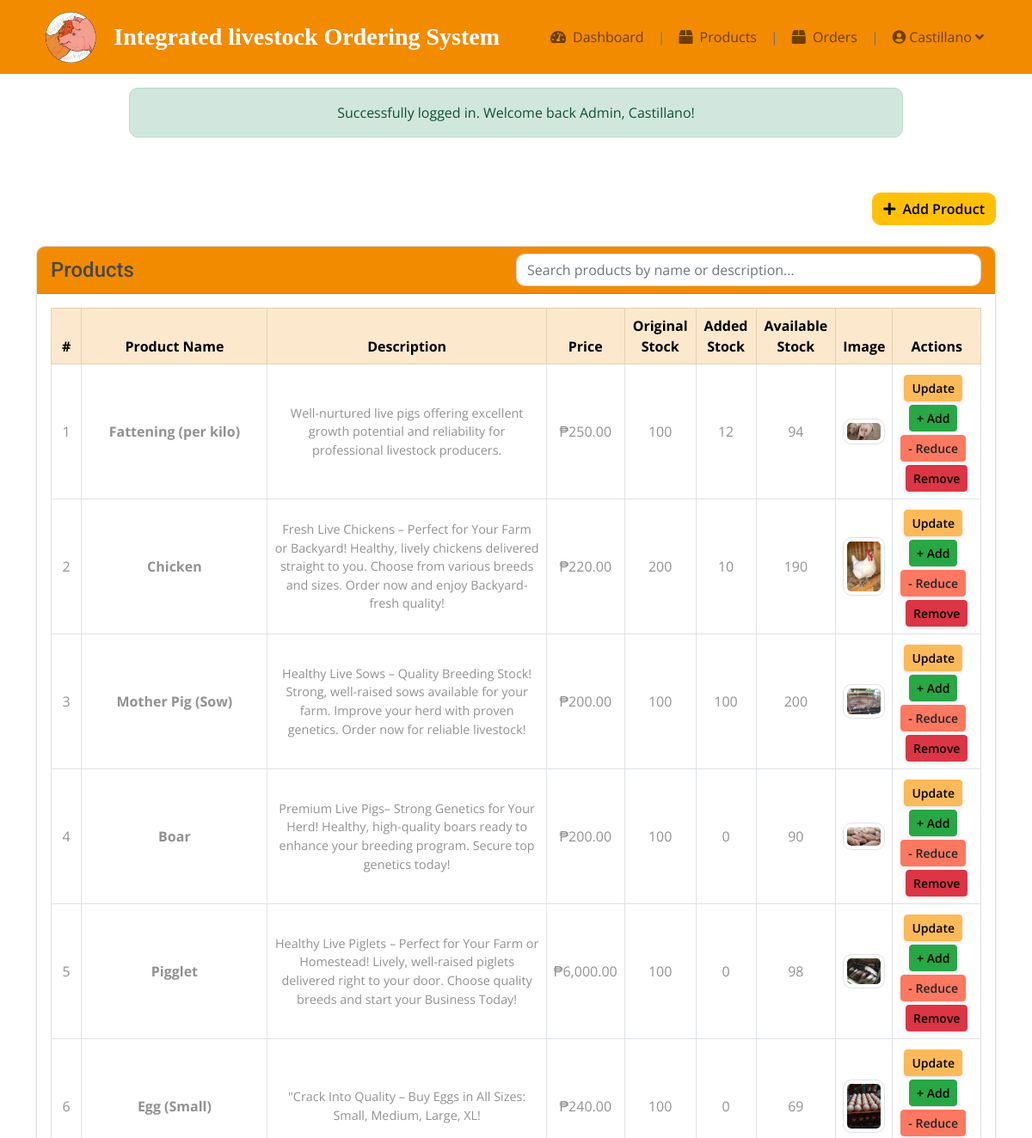
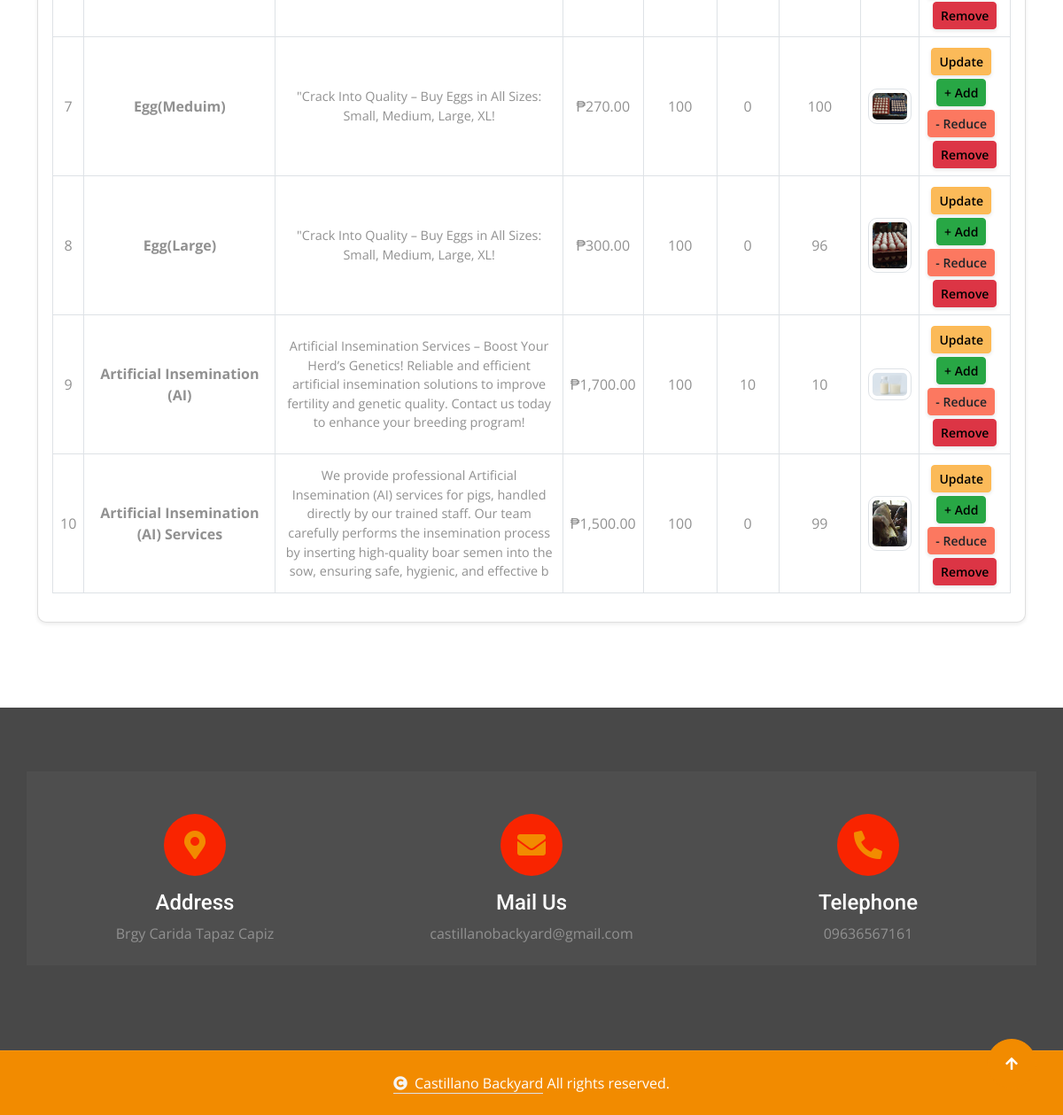
Page /poultry/admin/products.php (signed in) on the committed database (2 pictures, top to bottom).
### tables this page shows
CREATE TABLE `products` (
  `id` int(11) UNSIGNED NOT NULL,
  `name` varchar(255) NOT NULL,
  `price` decimal(10,2) NOT NULL,
  `description` varchar(255) DEFAULT NULL,
  `stock` int(11) NOT NULL,
  `picture` varchar(255) DEFAULT NULL,
  `created_at` timestamp NOT NULL DEFAULT current_timestamp(),
  `added_stock` int(11) NOT NULL DEFAULT 0,
  `reduced_stock` int(11) NOT NULL DEFAULT 0,
  `is_unavailable` tinyint(1) DEFAULT 0
);

### poultry/admin/products.php (the view, shortened to what this page needs)
<?php
include 'conn.php';
$message = '';
if (isset($_SESSION['message'])) {
    $message = $_SESSION['message'];
}
$product_result = $conn->query("
    SELECT
        p.*,
        COALESCE(SUM(o.quantity), 0) AS completed_qty
    FROM products p
    LEFT JOIN orders o ON o.product_id = p.id AND o.status = 'Completed'
    GROUP BY p.id
");
?>
<!DOCTYPE html>
<html lang="en">
<head>
    <link rel="stylesheet" href="https://use.fontawesome.com/releases/v5.15.4/css/all.css" />
    <link href="https://cdn.jsdelivr.net/npm/bootstrap-icons@1.4.1/font/bootstrap-icons.css" rel="stylesheet">
    <link href="../lib/animate/animate.min.css" rel="stylesheet">
    <link href="../lib/owlcarousel/assets/owl.carousel.min.css" rel="stylesheet">
    <link href="../css/bootstrap.min.css" rel="stylesheet">
    <link href="../css/style.css" rel="stylesheet">
</head>
<body>
<?php include 'header.php'; ?>
<?php if (!empty($message)): ?>
<div class="alert alert-success text-center w-75 mx-auto my-3 fade-alert" role="alert">
    <?= $message ?>
</div>
<?php endif; ?>
<div class="container py-5">
    <div class="d-flex justify-content-end mb-4">
        <button type="button" class="btn btn-warning" data-bs-toggle="modal" data-bs-target="#addProductModal">
            <i class="fas fa-plus me-1"></i> Add Product
        </button>
    </div>
   <div class="card shadow-sm mb-5">
    <div class="card-header bg-primary text-white d-flex flex-column flex-md-row justify-content-between align-items-center">
        <h4 class="mb-2 mb-md-0">Products</h4>
        <input type="text" id="productSearch" class="form-control w-50 w-md-50" placeholder="Search products by name or description...">
    </div>
    <div class="card-body table-responsive">
        <table class="table table-bordered table-bordered table-hover text-center align-middle" id="productsTable">
            <thead class="table-primary">
                <tr>
                        <th>#</th>
                        <th>Product Name</th>
                        <th>Description</th>
                        <th>Price</th>
                        <th>Original Stock</th>
                        <th>Added Stock</th>
                        <th>Available Stock</th>
                        <th>Image</th>
                        <th>Actions</th>
                    </tr>
                </thead>
                <tbody>
                <?php
                    $count = 1;
                    if ($product_result->num_rows > 0):
                        while($row = $product_result->fetch_assoc()):
                            $added_stock     = (int)$row['added_stock'];
                            $original_stock  = (int)$row['stock'];
                            $completed_qty   = (int)$row['completed_qty'];
                            $reduced_stock   = (int)$row['reduced_stock'];
                            $available_stock = $original_stock + $added_stock - $completed_qty - $reduced_stock;
                    ?>
                    <tr>
                        <td><?= $count++ ?></td>
                        <td><?= htmlspecialchars($row['name']) ?></td>
                        <td><?= htmlspecialchars($row['description']) ?></td>
                        <td>₱<?= number_format($row['price'], 2) ?></td>
                        <td><?= (int)$row['stock'] ?></td>
                        <td><?= $added_stock ?></td>
                        <td><?= $available_stock ?></td>
                        <td>
                            <img src="uploads/products/<?= $row['picture'] ?>" width="50" class="img-thumbnail clickable-image" data-bs-toggle="modal" data-bs-target="#imageModal<?= $row['id'] ?>" style="cursor:pointer;" alt="Product Image">
                        </td>
                        <td>
                            <div class="d-flex flex-wrap justify-content-center align-items-center gap-1">
                                <button type="button" class="btn btn-sm btn-warning" data-bs-toggle="modal" data-bs-target="#editProductModal<?= $row['id'] ?>">Update</button>
                                <?php if ($row['is_unavailable'] != 1): ?>
                                    <button type="button" class="btn btn-sm btn-success" data-bs-toggle="modal" data-bs-target="#addStockModal<?= $row['id'] ?>">+ Add</button>
                                    <?php if ($available_stock > 0): ?>
                                        <button type="button" class="btn btn-sm btn-light" data-bs-toggle="modal" data-bs-target="#reduceStockModal<?= $row['id'] ?>">- Reduce</button>
                                    <?php endif; ?>
                                <?php endif; ?>
                                <a href="process.php?delete_product=<?= $row['id'] ?>" class="btn btn-sm btn-danger">Remove</a>
                            </div>
                        </td>
                <?php
                        endwhile;
                    else:
                        echo "<tr><td colspan='9'>No products found.</td></tr>";
                    endif;
                ?>
                </tbody>
            </table>
        </div>
    </div>
</div>
<?php include '../footer.php'; ?>
<a href="#" class="btn btn-primary btn-lg-square back-to-top"><i class="fa fa-arrow-up"></i></a>
</body>
</html>

### poultry/admin/header.php (shortened to what this page needs)
<header class="container-fluid p-0">
    <div class="row gx-0 bg-primary px-5 align-items-center">
        <div class="col-12">
            <nav class="navbar navbar-expand-lg navbar-light bg-primary">
                <a href="admin_dashboard.php" class="navbar-brand">
                    <h1 class="display-5 text-white m-0">
                            <h2 class="fw-semibold text-white m-0" style="font-size: 1.75rem; line-height: 1.2;">
                        <img src="../img/logo2.png"  height="60" style="margin-right: 10px;">
                        <span style="vertical-align: middle; color: white; font-weight: bold;
                        font-family: 'Calibri';">Integrated livestock Ordering System</span>
                    </h1>
                </a>
                <div class="collapse navbar-collapse" id="navbarCollapse">
                    <div class="navbar-nav ms-auto py-0 d-flex align-items-center">
                        <a href="admin_dashboard.php" class="nav-item nav-link">
                        <i class="fas fa-tachometer-alt me-1"></i> Dashboard
                        </a>
                        <span class="nav-item nav-link text-muted">|</span>
                        <a href="products.php" class="nav-item nav-link">
                            <i class="fas fa-box me-1"></i> Products
                        </a>
                        <span class="nav-item nav-link text-muted">|</span>
                         <a href="orders.php" class="nav-item nav-link">
                            <i class="fas fa-box me-1"></i> Orders
                        </a>
                        <span class="nav-item nav-link text-muted">|</span>
                        <div class="nav-item dropdown">
                            <a class="nav-link dropdown-toggle d-flex align-items-center" href="#" id="profileDropdown" role="button" data-bs-toggle="dropdown" aria-expanded="false">
                               <i class="fas fa-user-circle me-1"></i>
                                <?= isset($_SESSION['admin_name']) ? htmlspecialchars($_SESSION['admin_name']) : 'Admin' ?>
                            </a>
                        </div>
                    </div>
                </div>
            </nav>
        </div>
    </div>
</header>

### poultry/footer.php (shortened to what this page needs)
<div class="container-fluid footer py-5 wow fadeIn" data-wow-delay="0.2s">
    <div class="container py-5">
        <div class="row g-4 justify-content-center" style="background: rgba(255, 255, 255, .03);">
            <div class="col-md-4 text-center">
                <div class="rounded p-4">
                    <div class="rounded-circle bg-secondary d-flex align-items-center justify-content-center mb-3 mx-auto"
                        style="width: 70px; height: 70px;">
                        <i class="fas fa-map-marker-alt fa-2x text-primary"></i>
                    </div>
                    <h4 class="text-white">Address</h4>
                    <p class="mb-0">Brgy Carida Tapaz Capiz</p>
                </div>
            </div>
            <div class="col-md-4 text-center">
                <div class="rounded p-4">
                    <div class="rounded-circle bg-secondary d-flex align-items-center justify-content-center mb-3 mx-auto"
                        style="width: 70px; height: 70px;">
                        <i class="fas fa-envelope fa-2x text-primary"></i>
                    </div>
                    <h4 class="text-white">Mail Us</h4>
                    <p class="mb-0">castillanobackyard@gmail.com</p>
                </div>
            </div>
            <div class="col-md-4 text-center">
                <div class="rounded p-4">
                    <div class="rounded-circle bg-secondary d-flex align-items-center justify-content-center mb-3 mx-auto"
                        style="width: 70px; height: 70px;">
                        <i class="fas fa-phone-alt fa-2x text-primary"></i>
                    </div>
                    <h4 class="text-white">Telephone</h4>
                    <p class="mb-0">09636567161</p>
                </div>
            </div>
        </div>
    </div>
</div>
    <div class="container-fluid copyright py-4">
        <div class="container">
            <div class="row g-4 align-items-center">
                <div class="col-md-12 text-center mb-md-0">
                    <span class="text-white"><a href="#" class="border-bottom text-white"><i
                    class="fas fa-copyright text-light me-2"></i>Castillano Backyard</a> All rights
                        reserved.</span>
                </div>
            </div>
        </div>
    </div>

### poultry/css/style.css (style rules this page uses)
.back-to-top { position: fixed; right: 30px; bottom: 30px; display: flex; width: 45px; height: 45px; align-items: center; justify-content: center; transition: 0.5s; z-index: 99; }
.btn { font-weight: 600; transition: .5s; }
.btn-lg-square { width: 56px; height: 56px; }
.btn-square, .btn-sm-square, .btn-md-square, .btn-lg-square { padding: 0; display: flex; align-items: center; justify-content: center; font-weight: normal; border-radius: 50%; }
.btn.btn-primary { background: var(--bs-primary) !important; color: var(--bs-white) !important; font-family: 'Roboto', sans-serif; font-weight: 400; transition: 0.5s; }
.navbar .dropdown-toggle::after { border: none; content: "\f107"; font-family: "Font Awesome 5 Free"; font-weight: 600; vertical-align: middle; }
.footer { background: var(--bs-dark); }
.copyright { border-top: 1px solid rgba(255, 255, 255, 0.08); background: var(--bs-primary) !important; }

### poultry/admin/products.php (style rules this page uses)
td .btn { font-size: 14px; padding: 0.25rem 0.5rem; border-radius: 0.25rem; transition: all 0.2s ease; box-shadow: 0 2px 4px rgba(0,0,0,0.1); margin-right: 0.5rem; }
td .btn:last-child { margin-right: 0; }
td .btn-warning { background-color: #fbba59ff; border-color: #ffb84d; color: black; }
td .btn-success { background-color: #28a745; border-color: #28a745; color:black; }
td .btn-danger { background-color: #dc3545; border-color: #dc3545; color: black; }
.card { min-height: 650px; }
td .btn-light { background-color: #fc7860ff; color: #212529; border: 1px solid #fc7860ff; }
#productsTable td:nth-child(2) { width: 20%; font-weight: bold; }
#productsTable td:nth-child(3) { width: 30%; font-size: 0.9em; }

### rows in the picture
products: name "Fattening (per kilo)", description "Well-nurtured live pigs offering excellent growth potential and reliability for professional livestock producers.", price "250.00", stock "100", added_stock "12", available_stock "94", picture (picture)
products: name "Chicken", description "Fresh Live Chickens – Perfect for Your Farm or Backyard! Healthy, lively chickens delivered straight to you. Choose from various breeds and sizes. Order now and enjoy Backyard-fresh quality!", price "220.00", stock "200", added_stock "10", available_stock "190", picture (picture)
products: name "Mother Pig (Sow)", description "Healthy Live Sows – Quality Breeding Stock! Strong, well-raised sows available for your farm. Improve your herd with proven genetics. Order now for reliable livestock!", price "200.00", stock "100", added_stock "100", available_stock "200", picture (picture)
products: name "Boar", description "Premium Live Pigs– Strong Genetics for Your Herd! Healthy, high-quality boars ready to enhance your breeding program. Secure top genetics today!", price "200.00", stock "100", added_stock "0", available_stock "90", picture (picture)
products: name "Pigglet", description "Healthy Live Piglets – Perfect for Your Farm or Homestead! Lively, well-raised piglets delivered right to your door. Choose quality breeds and start your Business Today!", price "6,000.00", stock "100", added_stock "0", available_stock "98", picture (picture)
products: name "Egg (Small)", description "\"Crack Into Quality – Buy Eggs in All Sizes: Small, Medium, Large, XL!", price "240.00", stock "100", added_stock "0", available_stock "69", picture (picture)
products: name "Egg(Meduim)", description "\"Crack Into Quality – Buy Eggs in All Sizes: Small, Medium, Large, XL!", price "270.00", stock "100", added_stock "0", picture (picture)
products: name "Egg(Large)", description "\"Crack Into Quality – Buy Eggs in All Sizes: Small, Medium, Large, XL!", price "300.00", stock "100", added_stock "0", available_stock "96", picture (picture)
products: name "Artificial Insemination (AI)", description "Artificial Insemination Services – Boost Your Herd’s Genetics! Reliable and efficient artificial insemination solutions to improve fertility and genetic quality. Contact us today to enhance your breeding program!", price "1,700.00", stock "100", added_stock "10", picture (picture)
products: name "Artificial Insemination (AI) Services", description "We provide professional Artificial Insemination (AI) services for pigs, handled directly by our trained staff. Our team carefully performs the insemination process by inserting high-quality boar semen into the sow, ensuring safe, hygienic, and effective b", price "1,500.00", stock "100", added_stock "0", available_stock "99", picture (picture)

### other values in the picture
$_SESSION['admin_name'] "Castillano"
$message "Successfully logged in. Welcome back Admin, Castillano!"
